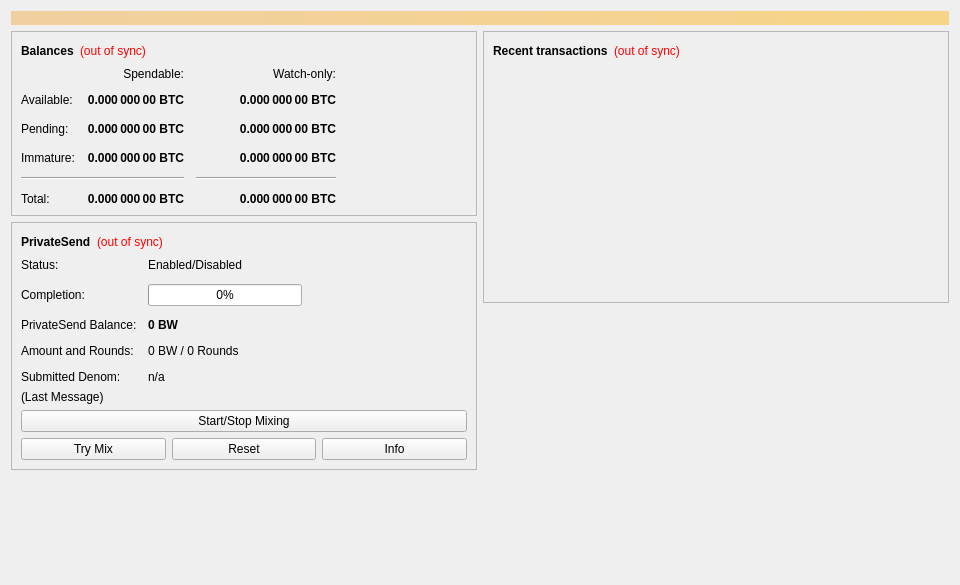
<?xml version="1.0" encoding="UTF-8"?>
<ui version="4.0">
 <class>OverviewPage</class>
 <widget class="QWidget" name="OverviewPage">
  <property name="geometry">
   <rect>
    <x>0</x>
    <y>0</y>
    <width>960</width>
    <height>585</height>
   </rect>
  </property>
  <property name="minimumSize">
   <size>
    <width>960</width>
    <height>0</height>
   </size>
  </property>
  <property name="windowTitle">
   <string>Form</string>
  </property>
  <layout class="QVBoxLayout" name="topLayout">
   <item>
    <widget class="QLabel" name="labelAlerts">
     <property name="visible">
      <bool>false</bool>
     </property>
     <property name="styleSheet">
      <string notr="true">QLabel { background-color: qlineargradient(x1: 0, y1: 0, x2: 1, y2: 0, stop:0 #F0D0A0, stop:1 #F8D488); color:#000000; }</string>
     </property>
     <property name="wordWrap">
      <bool>true</bool>
     </property>
     <property name="margin">
      <number>3</number>
     </property>
     <property name="textInteractionFlags">
      <set>Qt::TextSelectableByMouse</set>
     </property>
    </widget>
   </item>
   <item>
    <layout class="QHBoxLayout" name="horizontalLayout" stretch="1,1">
     <item>
      <layout class="QVBoxLayout" name="verticalLayout_2">
       <item>
        <widget class="QFrame" name="frame">
         <property name="frameShape">
          <enum>QFrame::StyledPanel</enum>
         </property>
         <property name="frameShadow">
          <enum>QFrame::Raised</enum>
         </property>
         <layout class="QVBoxLayout" name="verticalLayout_4">
          <item>
           <layout class="QHBoxLayout" name="horizontalLayout_4">
            <item>
             <widget class="QLabel" name="label_5">
              <property name="font">
               <font>
                <weight>75</weight>
                <bold>true</bold>
               </font>
              </property>
              <property name="text">
               <string>Balances</string>
              </property>
             </widget>
            </item>
            <item>
             <widget class="QLabel" name="labelWalletStatus">
              <property name="toolTip">
               <string>The displayed information may be out of date. Your wallet automatically synchronizes with the Broadway network after a connection is established, but this process has not completed yet.</string>
              </property>
              <property name="styleSheet">
               <string notr="true">QLabel { color: red; }</string>
              </property>
              <property name="text">
               <string notr="true">(out of sync)</string>
              </property>
              <property name="alignment">
               <set>Qt::AlignLeading|Qt::AlignLeft|Qt::AlignVCenter</set>
              </property>
             </widget>
            </item>
            <item>
             <spacer name="horizontalSpacer_3">
              <property name="orientation">
               <enum>Qt::Horizontal</enum>
              </property>
              <property name="sizeHint" stdset="0">
               <size>
                <width>40</width>
                <height>20</height>
               </size>
              </property>
             </spacer>
            </item>
           </layout>
          </item>
          <item>
           <layout class="QGridLayout" name="gridLayout">
            <property name="spacing">
             <number>12</number>
            </property>
            <item row="2" column="2">
             <widget class="QLabel" name="labelWatchPending">
              <property name="font">
               <font>
                <weight>75</weight>
                <bold>true</bold>
               </font>
              </property>
              <property name="cursor">
               <cursorShape>IBeamCursor</cursorShape>
              </property>
              <property name="toolTip">
               <string>Unconfirmed transactions to watch-only addresses</string>
              </property>
              <property name="text">
               <string notr="true">0.000 000 00 BTC</string>
              </property>
              <property name="alignment">
               <set>Qt::AlignRight|Qt::AlignTrailing|Qt::AlignVCenter</set>
              </property>
              <property name="textInteractionFlags">
               <set>Qt::LinksAccessibleByMouse|Qt::TextSelectableByKeyboard|Qt::TextSelectableByMouse</set>
              </property>
             </widget>
            </item>
            <item row="2" column="1">
             <widget class="QLabel" name="labelUnconfirmed">
              <property name="font">
               <font>
                <weight>75</weight>
                <bold>true</bold>
               </font>
              </property>
              <property name="cursor">
               <cursorShape>IBeamCursor</cursorShape>
              </property>
              <property name="toolTip">
               <string>Total of transactions that have yet to be confirmed, and do not yet count toward the spendable balance</string>
              </property>
              <property name="text">
               <string notr="true">0.000 000 00 BTC</string>
              </property>
              <property name="alignment">
               <set>Qt::AlignRight|Qt::AlignTrailing|Qt::AlignVCenter</set>
              </property>
              <property name="textInteractionFlags">
               <set>Qt::LinksAccessibleByMouse|Qt::TextSelectableByKeyboard|Qt::TextSelectableByMouse</set>
              </property>
             </widget>
            </item>
            <item row="3" column="2">
             <widget class="QLabel" name="labelWatchImmature">
              <property name="font">
               <font>
                <weight>75</weight>
                <bold>true</bold>
               </font>
              </property>
              <property name="cursor">
               <cursorShape>IBeamCursor</cursorShape>
              </property>
              <property name="toolTip">
               <string>Mined balance in watch-only addresses that has not yet matured</string>
              </property>
              <property name="text">
               <string notr="true">0.000 000 00 BTC</string>
              </property>
              <property name="alignment">
               <set>Qt::AlignRight|Qt::AlignTrailing|Qt::AlignVCenter</set>
              </property>
              <property name="textInteractionFlags">
               <set>Qt::LinksAccessibleByMouse|Qt::TextSelectableByKeyboard|Qt::TextSelectableByMouse</set>
              </property>
             </widget>
            </item>
            <item row="4" column="0" colspan="2">
             <widget class="Line" name="lineSpendableBalance">
              <property name="orientation">
               <enum>Qt::Horizontal</enum>
              </property>
             </widget>
            </item>
            <item row="4" column="2">
             <widget class="Line" name="lineWatchBalance">
              <property name="sizePolicy">
               <sizepolicy hsizetype="Preferred" vsizetype="Fixed">
                <horstretch>0</horstretch>
                <verstretch>0</verstretch>
               </sizepolicy>
              </property>
              <property name="minimumSize">
               <size>
                <width>140</width>
                <height>0</height>
               </size>
              </property>
              <property name="orientation">
               <enum>Qt::Horizontal</enum>
              </property>
             </widget>
            </item>
            <item row="5" column="0">
             <widget class="QLabel" name="labelTotalText">
              <property name="text">
               <string>Total:</string>
              </property>
             </widget>
            </item>
            <item row="3" column="1">
             <widget class="QLabel" name="labelImmature">
              <property name="font">
               <font>
                <weight>75</weight>
                <bold>true</bold>
               </font>
              </property>
              <property name="cursor">
               <cursorShape>IBeamCursor</cursorShape>
              </property>
              <property name="toolTip">
               <string>Mined balance that has not yet matured</string>
              </property>
              <property name="text">
               <string notr="true">0.000 000 00 BTC</string>
              </property>
              <property name="alignment">
               <set>Qt::AlignRight|Qt::AlignTrailing|Qt::AlignVCenter</set>
              </property>
              <property name="textInteractionFlags">
               <set>Qt::LinksAccessibleByMouse|Qt::TextSelectableByKeyboard|Qt::TextSelectableByMouse</set>
              </property>
             </widget>
            </item>
            <item row="2" column="3">
             <spacer name="horizontalSpacer_2">
              <property name="orientation">
               <enum>Qt::Horizontal</enum>
              </property>
              <property name="sizeHint" stdset="0">
               <size>
                <width>40</width>
                <height>20</height>
               </size>
              </property>
             </spacer>
            </item>
            <item row="3" column="0">
             <widget class="QLabel" name="labelImmatureText">
              <property name="text">
               <string>Immature:</string>
              </property>
             </widget>
            </item>
            <item row="5" column="1">
             <widget class="QLabel" name="labelTotal">
              <property name="font">
               <font>
                <weight>75</weight>
                <bold>true</bold>
               </font>
              </property>
              <property name="cursor">
               <cursorShape>IBeamCursor</cursorShape>
              </property>
              <property name="toolTip">
               <string>Your current total balance</string>
              </property>
              <property name="text">
               <string notr="true">0.000 000 00 BTC</string>
              </property>
              <property name="alignment">
               <set>Qt::AlignRight|Qt::AlignTrailing|Qt::AlignVCenter</set>
              </property>
              <property name="textInteractionFlags">
               <set>Qt::LinksAccessibleByMouse|Qt::TextSelectableByKeyboard|Qt::TextSelectableByMouse</set>
              </property>
             </widget>
            </item>
            <item row="5" column="2">
             <widget class="QLabel" name="labelWatchTotal">
              <property name="font">
               <font>
                <weight>75</weight>
                <bold>true</bold>
               </font>
              </property>
              <property name="cursor">
               <cursorShape>IBeamCursor</cursorShape>
              </property>
              <property name="toolTip">
               <string>Current total balance in watch-only addresses</string>
              </property>
              <property name="text">
               <string notr="true">0.000 000 00 BTC</string>
              </property>
              <property name="alignment">
               <set>Qt::AlignRight|Qt::AlignTrailing|Qt::AlignVCenter</set>
              </property>
              <property name="textInteractionFlags">
               <set>Qt::LinksAccessibleByMouse|Qt::TextSelectableByKeyboard|Qt::TextSelectableByMouse</set>
              </property>
             </widget>
            </item>
            <item row="0" column="2">
             <widget class="QLabel" name="labelWatchonly">
              <property name="text">
               <string>Watch-only:</string>
              </property>
              <property name="alignment">
               <set>Qt::AlignRight|Qt::AlignTrailing|Qt::AlignVCenter</set>
              </property>
             </widget>
            </item>
            <item row="1" column="0">
             <widget class="QLabel" name="labelBalanceText">
              <property name="text">
               <string>Available:</string>
              </property>
             </widget>
            </item>
            <item row="1" column="1">
             <widget class="QLabel" name="labelBalance">
              <property name="font">
               <font>
                <weight>75</weight>
                <bold>true</bold>
               </font>
              </property>
              <property name="cursor">
               <cursorShape>IBeamCursor</cursorShape>
              </property>
              <property name="toolTip">
               <string>Your current spendable balance</string>
              </property>
              <property name="text">
               <string notr="true">0.000 000 00 BTC</string>
              </property>
              <property name="alignment">
               <set>Qt::AlignRight|Qt::AlignTrailing|Qt::AlignVCenter</set>
              </property>
              <property name="textInteractionFlags">
               <set>Qt::LinksAccessibleByMouse|Qt::TextSelectableByKeyboard|Qt::TextSelectableByMouse</set>
              </property>
             </widget>
            </item>
            <item row="1" column="2">
             <widget class="QLabel" name="labelWatchAvailable">
              <property name="font">
               <font>
                <weight>75</weight>
                <bold>true</bold>
               </font>
              </property>
              <property name="cursor">
               <cursorShape>IBeamCursor</cursorShape>
              </property>
              <property name="toolTip">
               <string>Your current balance in watch-only addresses</string>
              </property>
              <property name="text">
               <string notr="true">0.000 000 00 BTC</string>
              </property>
              <property name="alignment">
               <set>Qt::AlignRight|Qt::AlignTrailing|Qt::AlignVCenter</set>
              </property>
              <property name="textInteractionFlags">
               <set>Qt::LinksAccessibleByMouse|Qt::TextSelectableByKeyboard|Qt::TextSelectableByMouse</set>
              </property>
             </widget>
            </item>
            <item row="2" column="0">
             <widget class="QLabel" name="labelPendingText">
              <property name="text">
               <string>Pending:</string>
              </property>
             </widget>
            </item>
            <item row="0" column="1">
             <widget class="QLabel" name="labelSpendable">
              <property name="text">
               <string>Spendable:</string>
              </property>
              <property name="alignment">
               <set>Qt::AlignRight|Qt::AlignTrailing|Qt::AlignVCenter</set>
              </property>
             </widget>
            </item>
           </layout>
          </item>
         </layout>
        </widget>
       </item>
       <item>
        <widget class="QFrame" name="framePrivateSend">
         <property name="layoutDirection">
          <enum>Qt::LeftToRight</enum>
         </property>
         <property name="frameShape">
          <enum>QFrame::StyledPanel</enum>
         </property>
         <property name="frameShadow">
          <enum>QFrame::Raised</enum>
         </property>
         <layout class="QVBoxLayout" name="VerticalLayout_PS1">
          <item>
           <layout class="QHBoxLayout" name="horizontalLayout_5">
            <item>
             <widget class="QLabel" name="labelPrivateSendHeader">
              <property name="font">
               <font>
                <weight>75</weight>
                <bold>true</bold>
               </font>
              </property>
              <property name="text">
               <string>PrivateSend</string>
              </property>
             </widget>
            </item>
            <item>
             <widget class="QLabel" name="labelPrivateSendSyncStatus">
              <property name="toolTip">
               <string>The displayed information may be out of date. Your wallet automatically synchronizes with the Broadway network after a connection is established, but this process has not completed yet.</string>
              </property>
              <property name="styleSheet">
               <string notr="true">QLabel { color: red; }</string>
              </property>
              <property name="text">
               <string notr="true">(out of sync)</string>
              </property>
              <property name="alignment">
               <set>Qt::AlignLeading|Qt::AlignLeft|Qt::AlignVCenter</set>
              </property>
             </widget>
            </item>
            <item>
             <spacer name="horizontalSpacer_4">
              <property name="orientation">
               <enum>Qt::Horizontal</enum>
              </property>
              <property name="sizeHint" stdset="0">
               <size>
                <width>40</width>
                <height>20</height>
               </size>
              </property>
             </spacer>
            </item>
           </layout>
          </item>
          <item>
           <layout class="QFormLayout" name="privateSendFormLayout">
            <property name="fieldGrowthPolicy">
             <enum>QFormLayout::AllNonFixedFieldsGrow</enum>
            </property>
            <property name="horizontalSpacing">
             <number>11</number>
            </property>
            <property name="verticalSpacing">
             <number>12</number>
            </property>
            <item row="0" column="0">
             <widget class="QLabel" name="labelPrivateSendEnabledText">
              <property name="text">
               <string>Status:</string>
              </property>
             </widget>
            </item>
            <item row="0" column="1">
             <widget class="QLabel" name="labelPrivateSendEnabled">
              <property name="text">
               <string>Enabled/Disabled</string>
              </property>
             </widget>
            </item>
            <item row="1" column="0">
             <widget class="QLabel" name="labelCompletitionText">
              <property name="text">
               <string>Completion:</string>
              </property>
             </widget>
            </item>
            <item row="1" column="1">
             <widget class="QProgressBar" name="privateSendProgress">
              <property name="maximumSize">
               <size>
                <width>154</width>
                <height>16777215</height>
               </size>
              </property>
              <property name="value">
               <number>0</number>
              </property>
             </widget>
            </item>
            <item row="2" column="0">
             <widget class="QLabel" name="labelAnonymizedText">
              <property name="text">
               <string>PrivateSend Balance:</string>
              </property>
             </widget>
            </item>
            <item row="2" column="1">
             <widget class="QLabel" name="labelAnonymized">
              <property name="font">
               <font>
                <weight>75</weight>
                <bold>true</bold>
               </font>
              </property>
              <property name="text">
               <string notr="true">0 BW</string>
              </property>
             </widget>
            </item>
            <item row="3" column="0">
             <widget class="QLabel" name="labelAmountAndRoundsText">
              <property name="text">
               <string>Amount and Rounds:</string>
              </property>
             </widget>
            </item>
            <item row="3" column="1">
             <widget class="QLabel" name="labelAmountRounds">
              <property name="text">
               <string>0 BW / 0 Rounds</string>
              </property>
             </widget>
            </item>
            <item row="4" column="0">
             <widget class="QLabel" name="labelSubmittedDenomText">
              <property name="text">
               <string>Submitted Denom:</string>
              </property>
             </widget>
            </item>
            <item row="4" column="1">
             <widget class="QLabel" name="labelSubmittedDenom">
              <property name="toolTip">
               <string>The denominations you submitted to the Masternode.&lt;br&gt;To mix, other users must submit the exact same denominations.</string>
              </property>
              <property name="text">
               <string>n/a</string>
              </property>
             </widget>
            </item>
           </layout>
          </item>
          <item>
           <layout class="QVBoxLayout" name="VerticalLayout_PS">
            <item>
             <widget class="QLabel" name="labelPrivateSendLastMessage">
              <property name="text">
               <string>(Last Message)</string>
              </property>
              <property name="alignment">
               <set>Qt::AlignLeading|Qt::AlignLeft|Qt::AlignTop</set>
              </property>
              <property name="wordWrap">
               <bool>true</bool>
              </property>
             </widget>
            </item>
            <item>
             <widget class="QPushButton" name="togglePrivateSend">
              <property name="sizePolicy">
               <sizepolicy hsizetype="MinimumExpanding" vsizetype="Fixed">
                <horstretch>0</horstretch>
                <verstretch>0</verstretch>
               </sizepolicy>
              </property>
              <property name="text">
               <string>Start/Stop Mixing</string>
              </property>
             </widget>
            </item>
            <item>
             <layout class="QHBoxLayout" name="horizontalLayout_debugbuttons">
              <item>
               <widget class="QPushButton" name="privateSendAuto">
                <property name="sizePolicy">
                 <sizepolicy hsizetype="MinimumExpanding" vsizetype="Fixed">
                  <horstretch>0</horstretch>
                  <verstretch>0</verstretch>
                 </sizepolicy>
                </property>
                <property name="toolTip">
                 <string>Try to manually submit a PrivateSend request.</string>
                </property>
                <property name="text">
                 <string>Try Mix</string>
                </property>
               </widget>
              </item>
              <item>
               <widget class="QPushButton" name="privateSendReset">
                <property name="sizePolicy">
                 <sizepolicy hsizetype="MinimumExpanding" vsizetype="Fixed">
                  <horstretch>0</horstretch>
                  <verstretch>0</verstretch>
                 </sizepolicy>
                </property>
                <property name="toolTip">
                 <string>Reset the current status of PrivateSend (can interrupt PrivateSend if it's in the process of Mixing, which can cost you money!)</string>
                </property>
                <property name="autoFillBackground">
                 <bool>false</bool>
                </property>
                <property name="text">
                 <string>Reset</string>
                </property>
               </widget>
              </item>
              <item>
               <widget class="QPushButton" name="privateSendInfo">
                <property name="sizePolicy">
                 <sizepolicy hsizetype="MinimumExpanding" vsizetype="Fixed">
                  <horstretch>0</horstretch>
                  <verstretch>0</verstretch>
                 </sizepolicy>
                </property>
                <property name="toolTip">
                 <string>Information about PrivateSend and Mixing</string>
                </property>
                <property name="text">
                 <string>Info</string>
                </property>
               </widget>
              </item>
             </layout>
            </item>
           </layout>
          </item>
         </layout>
        </widget>
       </item>
       <item>
        <spacer name="verticalSpacer">
         <property name="orientation">
          <enum>Qt::Vertical</enum>
         </property>
         <property name="sizeHint" stdset="0">
          <size>
           <width>20</width>
           <height>40</height>
          </size>
         </property>
        </spacer>
       </item>
      </layout>
     </item>
     <item>
      <layout class="QVBoxLayout" name="verticalLayout_3">
       <item>
        <widget class="QFrame" name="frame_2">
         <property name="frameShape">
          <enum>QFrame::StyledPanel</enum>
         </property>
         <property name="frameShadow">
          <enum>QFrame::Raised</enum>
         </property>
         <layout class="QVBoxLayout" name="verticalLayout">
          <item>
           <layout class="QHBoxLayout" name="horizontalLayout_2">
            <item>
             <widget class="QLabel" name="label_4">
              <property name="font">
               <font>
                <weight>75</weight>
                <bold>true</bold>
               </font>
              </property>
              <property name="text">
               <string>Recent transactions</string>
              </property>
             </widget>
            </item>
            <item>
             <widget class="QLabel" name="labelTransactionsStatus">
              <property name="toolTip">
               <string>The displayed information may be out of date. Your wallet automatically synchronizes with the Broadway network after a connection is established, but this process has not completed yet.</string>
              </property>
              <property name="styleSheet">
               <string notr="true">QLabel { color: red; }</string>
              </property>
              <property name="text">
               <string notr="true">(out of sync)</string>
              </property>
              <property name="alignment">
               <set>Qt::AlignLeading|Qt::AlignLeft|Qt::AlignVCenter</set>
              </property>
             </widget>
            </item>
            <item>
             <spacer name="horizontalSpacer">
              <property name="orientation">
               <enum>Qt::Horizontal</enum>
              </property>
              <property name="sizeHint" stdset="0">
               <size>
                <width>40</width>
                <height>20</height>
               </size>
              </property>
             </spacer>
            </item>
           </layout>
          </item>
          <item>
           <widget class="QListView" name="listTransactions">
            <property name="styleSheet">
             <string notr="true">QListView { background: transparent; }</string>
            </property>
            <property name="frameShape">
             <enum>QFrame::NoFrame</enum>
            </property>
            <property name="verticalScrollBarPolicy">
             <enum>Qt::ScrollBarAlwaysOff</enum>
            </property>
            <property name="horizontalScrollBarPolicy">
             <enum>Qt::ScrollBarAlwaysOff</enum>
            </property>
            <property name="selectionMode">
             <enum>QAbstractItemView::NoSelection</enum>
            </property>
           </widget>
          </item>
         </layout>
        </widget>
       </item>
       <item>
        <spacer name="verticalSpacer_2">
         <property name="orientation">
          <enum>Qt::Vertical</enum>
         </property>
         <property name="sizeHint" stdset="0">
          <size>
           <width>20</width>
           <height>40</height>
          </size>
         </property>
        </spacer>
       </item>
      </layout>
     </item>
    </layout>
   </item>
  </layout>
 </widget>
 <resources/>
 <connections/>
</ui>
